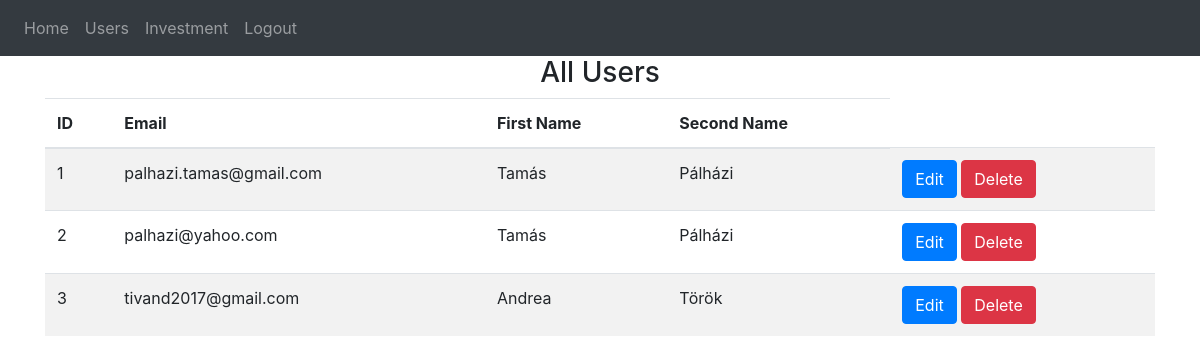
Screenshot of /all-users (signed in) with the database file from the repository.
### website/models.py (models this page shows)
class User(db.Model, UserMixin):
    id = db.Column(db.Integer, primary_key=True)
    email = db.Column(db.String(150), unique=True)
    password = db.Column(db.String(150))
    first_name = db.Column(db.String(150))
    second_name = db.Column(db.String(150))
    notes = db.relationship('Note')

### website/views.py (the view)
@views.route('/all-users', methods=['GET'])
@login_required
def all_users():
    users = User.query.all()
    return render_template("all_users.html", users=users, user=current_user)

### website/__init__.py (called while the page is built)
def create_app():
    app = Flask(__name__)
    app.config['SECRET_KEY'] = 'hjshjhdjah kjshkjdhjs'
    app.config['SQLALCHEMY_DATABASE_URI'] = f'sqlite:///{DB_NAME}'
    db.init_app(app)
    from .views import views
    from .auth import auth
    app.register_blueprint(views, url_prefix='/')
    app.register_blueprint(auth, url_prefix='/')
    from .models import User, Note
    with app.app_context():
        db.create_all()
    login_manager = LoginManager()
    login_manager.login_view = 'auth.login'
    login_manager.init_app(app)
    @login_manager.user_loader
    def load_user(id):
        return User.query.get(int(id))
    return app

### website/templates/all_users.html (shortened to what this page needs)
{% extends "base.html" %}
{% block content %}
    <h3 align="center">All Users</h3>
    <table class="table table-striped">
        <thead>
            <tr>
                <th scope="col">ID</th>
                <th scope="col">Email</th>
                <th scope="col">First Name</th>
                <th scope="col">Second Name</th>
            </tr>
        </thead>
        <tbody>
            {% for user in users %}
                <tr>
                    <td>{{ user.id }}</td>
                    <td>{{ user.email }}</td>
                    <td>{{ user.first_name }}</td>
                    <td>{{ user.second_name }}</td>
                    <td>
                        <a href="{{ url_for('views.edit_user', user_id=user.id) }}" class="btn btn-primary">Edit</a>
                        <a href="{{ url_for('views.delete_user', user_id=user.id) }}" class="btn btn-danger">Delete</a>
                      </td>
                </tr>
            {% endfor %}
        </tbody>
    </table>
{% endblock %}

### rows the page displays
User: id "1", email "palhazi.tamas@gmail.com", first_name "Tamás", second_name "Pálházi"
User: id "2", email "palhazi@yahoo.com", first_name "Tamás", second_name "Pálházi"
User: id "3", email "tivand2017@gmail.com", first_name "Andrea", second_name "Török"
